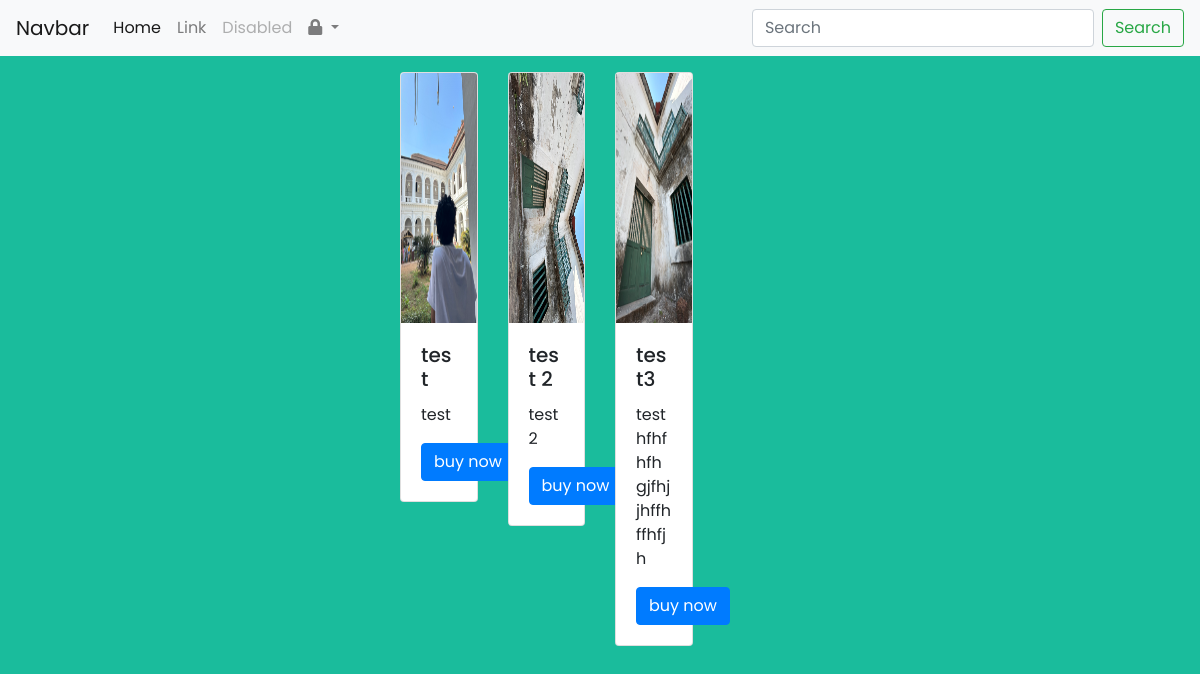
The page / on the database its author committed.
### login_page/models.py (models this page shows, shortened)
class ItemModel(models.Model):
    title = models.CharField(max_length=500)
    image = models.ImageField(upload_to="images/")
    description = models.CharField(max_length=2000)
    price = models.DecimalField(decimal_places=2, max_digits=10)
    product_type = models.CharField(max_length=200, choices=PRODUCT_TYPE)

### login_page/views.py (the view)
# urls.py: 2. Add a URL to urlpatterns:  path('', views.home, name='home')
def home(request):
    username = request.user.username
    image = ItemModel.objects.all()
    context = {'username': username, 'image': image}
    return render(request, "home.html",context)

### login_page/templates/home.html (shortened to what this page needs)
<!DOCTYPE html>
<html lang="en">
<head>
    <link rel="stylesheet" href="https://cdn.jsdelivr.net/npm/bootstrap@4.0.0/dist/css/bootstrap.min.css">
    <link rel="stylesheet" href="style.css">
          <link rel="stylesheet" href="https://cdnjs.cloudflare.com/ajax/libs/font-awesome/5.15.2/css/all.min.css"/>
</head>
<body>
        <nav class="navbar navbar-expand-lg navbar-light bg-light">
            {% if username %}
          <a class="navbar-brand" href="#">{{ username }}</a>
            {%else%}
          <a class="navbar-brand" href="#">Navbar</a>
            {% endif %}
          <div class="collapse navbar-collapse" id="navbarSupportedContent">
            <ul class="navbar-nav mr-auto">
              <li class="nav-item active">
                <a class="nav-link" href="#">Home <span class="sr-only">(current)</span></a>
              </li>
              <li class="nav-item">
                <a class="nav-link" href="#">Link</a>
              </li>
              <li class="nav-item">
                <a class="nav-link disabled" href="#">Disabled</a>
              </li>
                <li class="nav-item dropdown">
                <a class="nav-link dropdown-toggle" href="#" id="navbarDropdown" role="button" data-toggle="dropdown" aria-haspopup="true" aria-expanded="false">
                  <i class="fas fa-lock"></i>
                </a>
              </li>
            </ul>
            <form class="form-inline my-2 my-lg-0">
              <input class="form-control mr-sm-2" type="search" placeholder="Search" aria-label="Search">
              <button class="btn btn-outline-success my-2 my-sm-0" type="submit">Search</button>
            </form>
          </div>
        </nav>
          <div class="container mt-3">
              <div class="row ">
          {% for item in image %}
                <div class="col-sm-3">
                  <div class="card ">
                    <img src="{{ item.image.url }}" class="card-img-top" alt="..." height="250" width="250">
                    <div class="card-body">
                    <h5 class="card-title">{{ item.title }}</h5>
                    <p class="card-text">{{ item.description }}</p>
                    <a href="#" class="btn btn-primary">buy now</a></div>
                  </div>
                </div>
          {% endfor %}
              </div>
            </div>
</body>
</html>

### login_page/static/style.css (style rules this page uses)
* { margin: 0; padding: 0; box-sizing: border-box; font-family: 'Poppins',sans-serif; }
body { background: #1abc9c; overflow: hidden; }
.container { max-width: 440px; padding: 0 20px; margin: 170px auto; }

### rows shown on the page
ItemModel: image (picture), title "test", description "test"
ItemModel: image (picture), title "test 2", description "test2"
ItemModel: image (picture), title "test3", description "test hfhfhfhgjfhjjhffhffhfjh"
